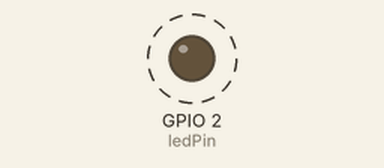
Recording of a sketch running on a simulated ESP32. Shown: output pins drawn as LEDs (lit = HIGH). Dashed ring = blinking. What the sketch prints to the serial monitor is not drawn.

Above: at 0.5 s.
Timing chart, 0 to 4.6 s (numbered marks = the images above):
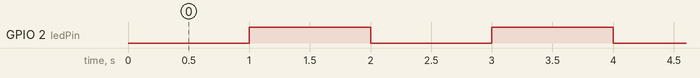

Measured:
- by itself, GPIO 2 (ledPin): alternates HIGH for 1.0 s and LOW for 1.0 s

The sketch:

lab02-1-2.ino
```cpp
// 定义LED引脚（ESP32板载LED通常接GPIO2）
const int ledPin = 2;

// 状态变量
unsigned long previousMillis = 0;    // 记录上次LED翻转的时间
const unsigned long interval = 1000; // 间隔1秒（1000毫秒）
bool ledState = LOW;                 // 当前LED状态

void setup() {
  Serial.begin(115200);
  pinMode(ledPin, OUTPUT);
  digitalWrite(ledPin, ledState);    // 初始状态为熄灭
}

void loop() {
  unsigned long currentMillis = millis(); // 获取当前时刻

  // 非阻塞定时判断：如果到达间隔时间
  if (currentMillis - previousMillis >= interval) {
    previousMillis = currentMillis;   // 更新上次时间戳（相当于重置定时器）

    // 翻转LED状态
    ledState = !ledState;
    digitalWrite(ledPin, ledState);

    // 根据新状态打印对应信息（只在翻转时打印一次）
    if (ledState == HIGH) {
      Serial.println("LED ON");
    } else {
      Serial.println("LED OFF");
    }
  }

}
```
